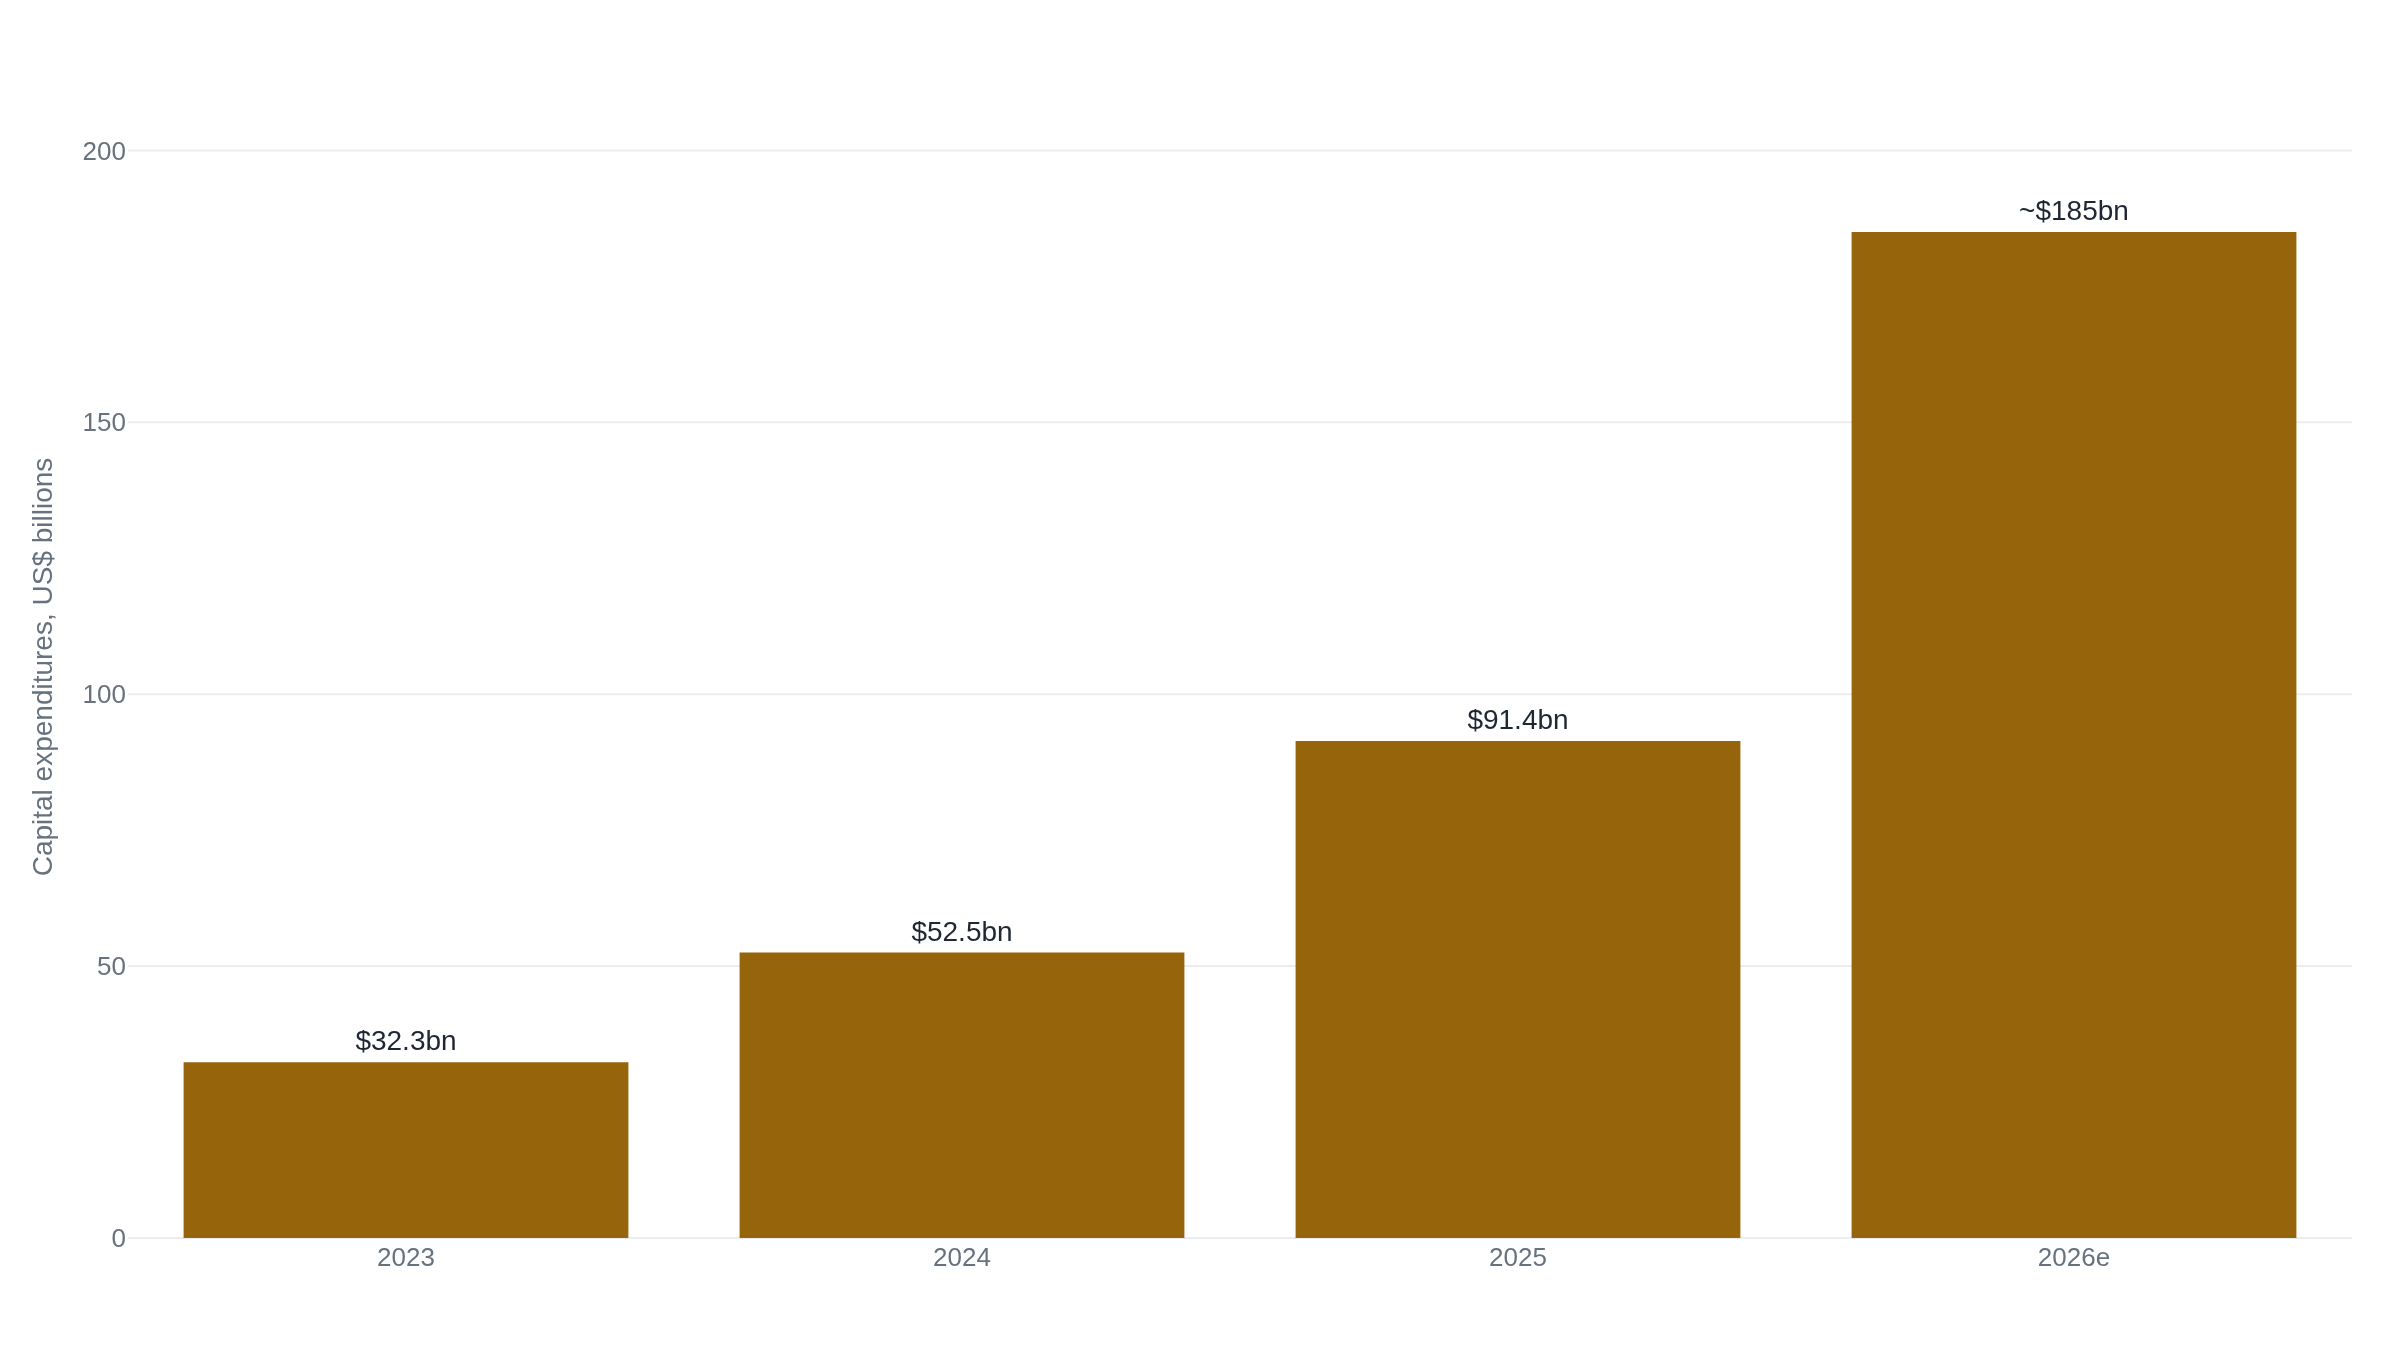

Recreate this plot in Python.
import plotly.graph_objects as go

# Alphabet capital expenditures (purchases of property and equipment).
# 2023-2025 are filed figures from the FY2025 Form 10-K cash-flow statement.
# 2026e is the midpoint of management's $180-190bn guidance given on the
# Apr 29 2026 earnings call (reported by CNBC); it is guidance, not a filing.
years = ["2023", "2024", "2025", "2026e"]
capex = [32.3, 52.5, 91.4, 185.0]
labels = ["$32.3bn", "$52.5bn", "$91.4bn", "~$185bn"]

fig = go.Figure()
fig.add_trace(
    go.Bar(
        name="Capital expenditures",
        x=years,
        y=capex,
        text=labels,
        textposition="outside",
    )
)
fig.update_layout(
    yaxis_title="Capital expenditures, US$ billions",
    xaxis_title=None,
    showlegend=False,
)
fig.update_yaxes(range=[0, 210])
fig.update_xaxes(type="category")
